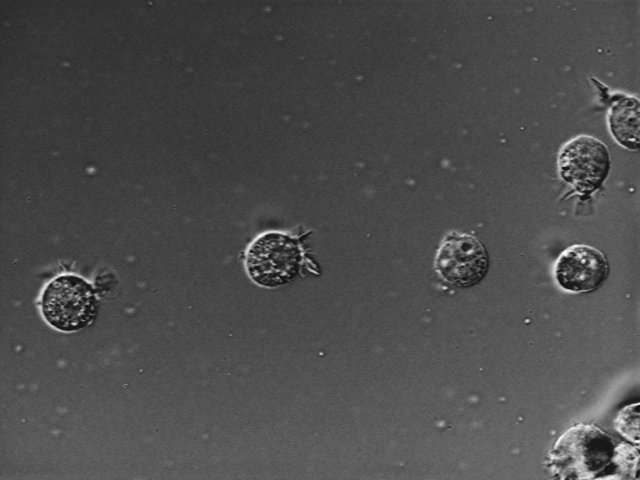
#> input picture sample/1.tiff, 640 x 480 px
$ jupyter execute 'image filtering.ipynb'
#> lines starting #> are read from the running program, lines starting #| are printed output that depends on the picture
[cell 1]
import cv2
from matplotlib import pyplot as plt
import numpy as np

x = np.arange(256)
y = np.sin(2 * np.pi * x / 60)

y += max(y)

# generate a 256x256 image
img = np.array([[y[j]*127 for j in range(256)] for i in range(256)], dtype=np.uint8)
plt.imshow(img)
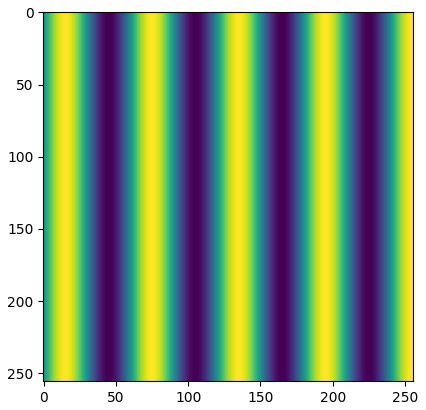
#> figure drawn by matplotlib, 1 panel

[cell 2]
img = cv2.imread('../sample/1.tiff', 0)
#> img is the input picture: shape (480, 640); min 15, max 254, mean 76.6

dft = cv2.dft(np.float32(img), flags=cv2.DFT_COMPLEX_OUTPUT)

dft_shift = np.fft.fftshift(dft)

magnitude_spectrum = 20 * np.log((cv2.magnitude(dft_shift[:, :, 0], dft_shift[:, :, 1])))
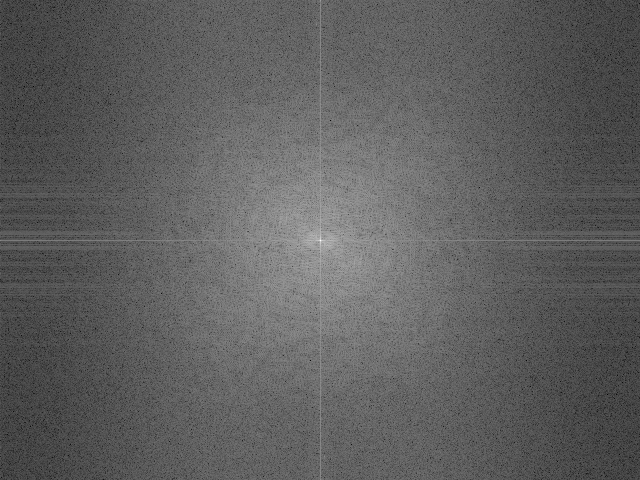
#> magnitude_spectrum: shape (480, 640) float32; min 26.06, max 339.5, mean 142.8; drawn with min black and max white

plt.figure(figsize=(12,8))

plt.subplot(121)
plt.title('input image')
plt.imshow(img, cmap='gray')

plt.subplot(122)
plt.title('FFT of image')
plt.imshow(magnitude_spectrum, cmap='gray')
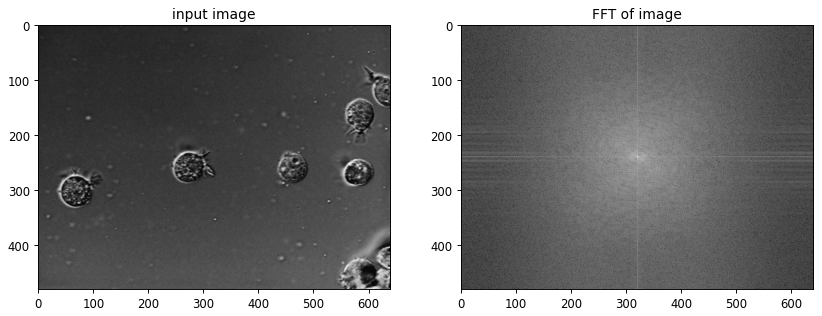
#> figure drawn by matplotlib, 2 panels

[cell 3]
rows, cols = img.shape
#> rows = 480; cols = 640
crow, ccol = int(rows / 2), int(cols / 2)
#> crow = 240; ccol = 320

mask = np.ones((rows, cols, 2), np.uint8)
r = 10
center = [crow, ccol]
#> center = [240, 320]
x, y = np.ogrid[:rows, :cols]
#> x = 480 values from 0 to 479
mask_area = (x - center[0]) ** 2 + (y - center[1]) ** 2 <= r*r
mask[mask_area] = 0

fshift = dft_shift * mask

fshift_mask_mag = 20 * np.log(cv2.magnitude(dft_shift[:, :, 0], dft_shift[:, :, 1]))

f_ishift = np.fft.ifftshift(fshift)

img_back = cv2.idft(f_ishift)

img_back = cv2.magnitude(img_back[:, :, 0], img_back[:, :, 1])
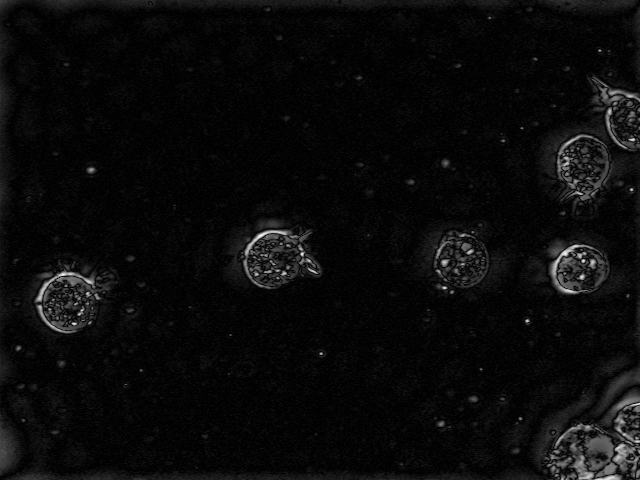
#> img_back: shape (480, 640) float32; min 12.19, max 48165872, mean 2078409.1; drawn with min black and max white

plt.figure(figsize=(12,8))

plt.subplot(121)
plt.title('input image')
plt.imshow(img, cmap='gray')

plt.subplot(122)
plt.title('FFT of image')
plt.imshow(img_back, cmap='gray')
